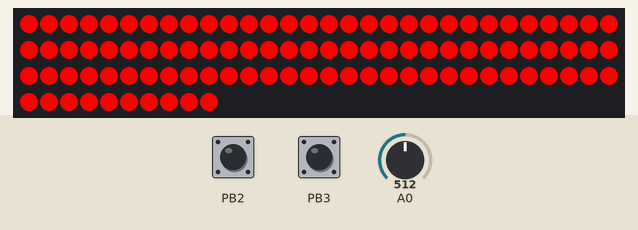
This sketch was run on a simulated ATtiny85, built with avr-gcc and run on an emulated ATtiny85. On the bench: 100 RGB LEDs in strip order, left to right, continuing on the next row. Inputs (shaded band) come from the test bench; at power-on: PB3 HIGH, PB2 HIGH, A0 = 512.

1.3 s: PB3 pulled LOW for 0.15 s
Above: at 1.49 s.
3.0 s: PB2 pulled LOW for 0.15 s
4.7 s: PB3 pulled LOW for 1 s
7.2 s: PB2 pulled LOW for 3.2 s
Timing chart, 0 to 10.2 s (numbered marks = the images above; inputs shaded):
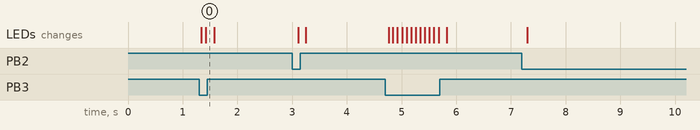

Measured:
- after the input at 1.3 s, the LEDs: first change at once (image 0 shows a later state)

The sketch:

RangerBeacon_v3.ino
```cpp
// (licence header left out)
#include <APA102.h> // https://github.com/pololu/apa102-arduino
#include <EEPROM.h> // https://github.com/Chris--A/EEPROM


// Define which pins to use.
// SparkFun Pro Micro 5v 16MHz
#define DATAPIN 16
#define CLOCKPIN 15
/*
// Arduino
#define DATAPIN 11
#define CLOCKPIN 13
*/
// Set the number of LEDs to control.
#define LEDS  100

// Initialize the APA102 object
APA102<DATAPIN, CLOCKPIN> ledStrip;
rgb_color colors[LEDS]; // Strip used was actually GRB


#define GREENMAX 255
#define GREENMIN 63


int mode = 0; //Default mode 0 = constant on.

void setup()
{
  pinMode(2, INPUT_PULLUP); // 0 = Contant on
  pinMode(3, INPUT_PULLUP); // 0 = Throbbing
  pinMode(4, INPUT_PULLUP); // 0 = Unused

/*  //Read eeprom to get the mode
  EEPROM.get(0, mode);

  // flip the mode on boot
  if (0 == mode) {
    EEPROM.put(0, 1);
  }
  else {
    EEPROM.put(0, 0);
  }
*/
}

// Simple loop that pulses the strand between green values 127 and 255
// The specific APA102 LEDs I am using from Cool Neon are already gamma
// corrected, so this should be between 100% and 50% intensity.
void pulse() {
  for (int G = GREENMAX; GREENMIN <= G; G -= 8 ) {
    ledStrip.startFrame();
    for(int i = 0; i < LEDS; i++) {
      ledStrip.sendColor(G, 0, 0, 31);
    }
    ledStrip.endFrame(LEDS);
    if ( 1 == digitalRead(2) &&  1 == digitalRead(3) ) {
      break;
    }
    delay(map(analogRead(A0), 1023, 0, 0, 100));
  }

  for (int G = GREENMIN; G <= GREENMAX; G += 8) {
    ledStrip.startFrame();
    for(int i = 0; i < LEDS; i++) {
      ledStrip.sendColor(G, 0, 0, 31);
    }
    ledStrip.endFrame(LEDS);
    if ( 1 == digitalRead(2) &&  1 == digitalRead(3) ) {
      break;
    }
    delay(map(analogRead(A0), 1023, 0, 0, 100));
  }
}

// Light them up, and then put the delay forever.
void constant() {
  ledStrip.startFrame();
  for(int i = 0; i < LEDS; i++) {
    ledStrip.sendColor(map(analogRead(A0), 1023, 0, 0, 255), 0, 0, 31);
  }
  ledStrip.endFrame(LEDS);

  delay(100);
}

void loop()
{
  if ( 1 == digitalRead(2) &&  1 == digitalRead(3) ) {
      setToBlack();
  }
  while ( 0 == digitalRead(2) ) {
    constant();
  }

  while ( 0 == digitalRead(3) ) {
    pulse();
  }
}


void setToBlack() {
/*
   Write 0,0,0 to all LESs twice, justr to make sure.  :)
*/
  for(uint16_t i = 0; i < LEDS; i++) {
    colors[i] = rgb_color(0, 0, 0); // Strip used was actually GRB
  }
  ledStrip.write(colors, LEDS, 31);
  ledStrip.write(colors, LEDS, 31);
}
```
